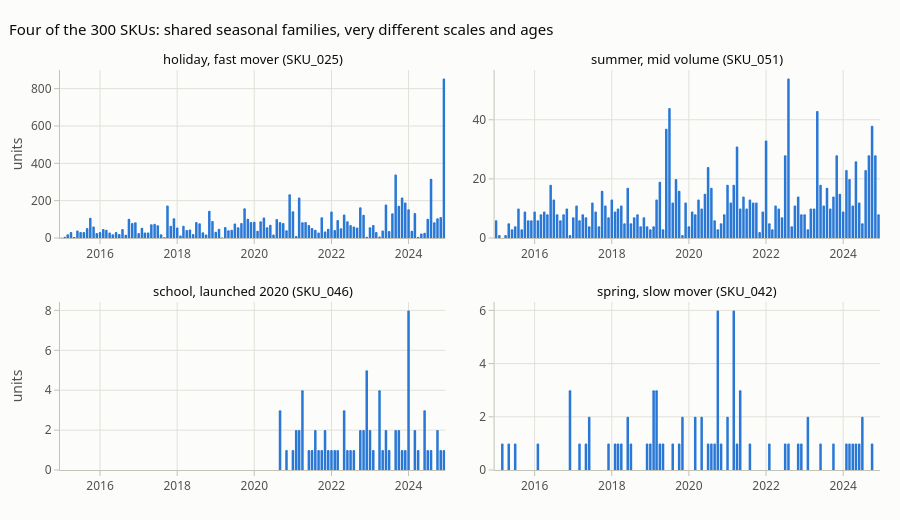

Notebook code cell kept with this figure:
### Markdown cell above
The measured receptive field matches the formula exactly, and the TCN is causal: editing inputs at $t\ge 50$ leaves
every output before $t=50$ unchanged. With $L=4$ blocks the network sees 61 months, more than the 36-month context we
will feed it.

## Part B: a panel of 300 SKUs
`pf.make_sku_panel()` generates 300 monthly count series (2015–2024) that resemble a real assortment:
* four product **families** with different, *non-sinusoidal* seasonal shapes (holiday spike, summer, back-to-school, spring),
* **scales** from under 1 to several hundred units per month, so slow movers are intermittent,
* persistent **demand shocks** (a latent AR(1) on the log rate), NegBin noise with SKU-specific over-dispersion,
* about 40% of SKUs **launch** during 2016–2022 with a ramp-up, so many have short histories.

Because the data are simulated, we also know the true rate $\mu_t$, which gives an unattainable **oracle** benchmark.

### Code cell
y_df, mu_df, info = pf.make_sku_panel()
Y = y_df.to_numpy(); T, N = Y.shape
first_sale = np.argmax(Y > 0, axis=0)
print(f"{N} SKUs x {T} months   share of zero months: {np.mean(Y == 0):.0%}")
print("families:", info.family.value_counts().to_dict())
print(f"SKUs launched after Jan 2015: {np.mean(info.launch > y_df.index[0]):.0%}")

show = {"holiday, fast mover": info.index[(info.family == "holiday") & (info.level > 60)][0],
        "summer, mid volume": info.index[(info.family == "summer") & info.level.between(8, 20) & (first_sale == 0)][0],
        "school, launched 2020": info.index[(info.family == "school") & (info.launch.dt.year == 2020)][0],
        "spring, slow mover": info.index[(info.family == "spring") & (info.level < 1.5)][0]}
fig = pf.subplots(2, 2, titles=[f"{k} ({v})" for k, v in show.items()], height=520, vertical_spacing=0.16)
for j, sku in enumerate(show.values()):
    fig.add_trace(go.Bar(x=y_df.index, y=y_df[sku], marker_color=pf.SERIES[0], showlegend=False, name=sku,
                         hovertemplate="%{x|%b %Y}: %{y:.0f} units<extra></extra>"), row=j // 2 + 1, col=j % 2 + 1)
fig.update_layout(title="Four of the 300 SKUs: shared seasonal families, very different scales and ages", bargap=0.15)
fig.update_yaxes(title_text="units", col=1)
fig.show()
